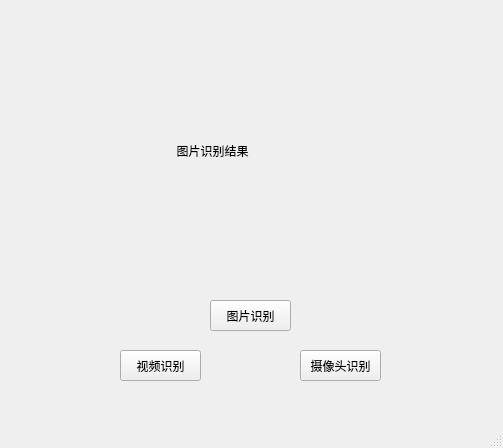
<?xml version="1.0" encoding="UTF-8"?>
<ui version="4.0">
 <class>MainWindow</class>
 <widget class="QMainWindow" name="MainWindow">
  <property name="geometry">
   <rect>
    <x>0</x>
    <y>0</y>
    <width>503</width>
    <height>448</height>
   </rect>
  </property>
  <property name="windowTitle">
   <string>MainWindow</string>
  </property>
  <widget class="QWidget" name="centralwidget">
   <widget class="QLabel" name="label_Result">
    <property name="geometry">
     <rect>
      <x>140</x>
      <y>50</y>
      <width>211</width>
      <height>201</height>
     </rect>
    </property>
    <property name="autoFillBackground">
     <bool>false</bool>
    </property>
    <property name="text">
     <string>           图片识别结果</string>
    </property>
   </widget>
   <widget class="QPushButton" name="btn_video">
    <property name="geometry">
     <rect>
      <x>120</x>
      <y>350</y>
      <width>81</width>
      <height>31</height>
     </rect>
    </property>
    <property name="cursor">
     <cursorShape>PointingHandCursor</cursorShape>
    </property>
    <property name="text">
     <string>视频识别</string>
    </property>
   </widget>
   <widget class="QPushButton" name="btn_pic">
    <property name="geometry">
     <rect>
      <x>210</x>
      <y>300</y>
      <width>81</width>
      <height>31</height>
     </rect>
    </property>
    <property name="cursor">
     <cursorShape>PointingHandCursor</cursorShape>
    </property>
    <property name="text">
     <string>图片识别</string>
    </property>
   </widget>
   <widget class="QPushButton" name="btn_camare">
    <property name="geometry">
     <rect>
      <x>300</x>
      <y>350</y>
      <width>81</width>
      <height>31</height>
     </rect>
    </property>
    <property name="cursor">
     <cursorShape>PointingHandCursor</cursorShape>
    </property>
    <property name="text">
     <string>摄像头识别</string>
    </property>
   </widget>
  </widget>
  <widget class="QMenuBar" name="menubar">
   <property name="geometry">
    <rect>
     <x>0</x>
     <y>0</y>
     <width>503</width>
     <height>23</height>
    </rect>
   </property>
  </widget>
  <widget class="QStatusBar" name="statusbar"/>
 </widget>
 <resources>
  <include location="background.qrc"/>
 </resources>
 <connections/>
</ui>
